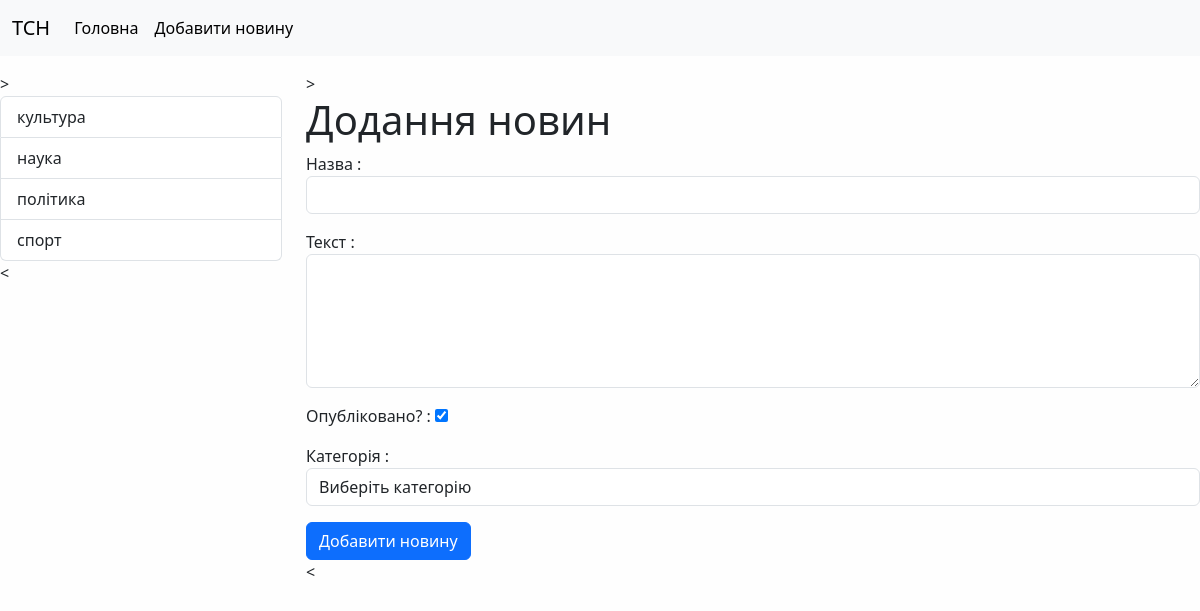
The page /news/add_news/ on the database its author committed.
### news/models.py (models this page shows)
class Category(models.Model):
    title= models.CharField(max_length=150, db_index=True, verbose_name="Назва категорії")
    def get_absolute_url(self):
        return reverse('category', kwargs={'category_id': self.pk})
    def __str__(self):
        return self.title
    class Meta:
        verbose_name="Категорія"
        verbose_name_plural = "Категорії"
        ordering=['title']

### news/views.py (the view)
# urls.py: path('news/add_news/', add_news, name='add_news'),
def add_news(request):
    if request.method== "POST":
        form =NewsForm(request.POST)
        if form.is_valid():
            news = News.objects.create(**form.cleaned_data)
            return redirect(news)
    else:
        form =NewsForm()
    return render(request, 'news/add_news.html', {'form': form})

### news/forms.py
class NewsForm(forms.Form):
    title = forms.CharField(max_length=150, label='Назва ', widget=forms.TextInput(attrs={"class": "form-control"}))
    content = forms.CharField(label='Текст ', required=False, widget=forms.Textarea(attrs={"class": "form-control", 'rows':5}))
    is_published = forms.BooleanField(label='Опубліковано? ', initial=True)
    category = forms.ModelChoiceField(empty_label='Виберіть категорію', label='Категорія ', queryset=Category.objects.all(), widget=forms.Select(attrs={"class": "form-control"}))

### news/templatetags/news_tags.py (called while the page is built)
@register.inclusion_tag('news/list_categories.html')
def show_categories(arg1='Hello', arg2='world'):
    categories = Category.objects.all()
    return {'categories':categories, 'arg1':arg1, 'arg2':arg2}

### news/templates/news/add_news.html (shortened to what this page needs)
{% extends 'base.html' %}
{%block sidebar%}>
{%include 'inc/_sitebar.html'%}
<{%endblock%}
{%block content%}>
      <h1> Додання новин </h1>
      <form action="{% url 'add_news'%}" method="post">
            {{ form.as_p}}
            <button type="submit" class="btn btn-primary btn-block">Добавити новину</button>
      </form>
<{%endblock%}

### news/templates/news/list_categories.html
{% load news_tags%}
<div class="list-group ">
    {%for item in categories%}
    <a href="{{item.get_absolute_url}}" class="list-group-item list-group-item-action">{{item.title}}</a>
    {%endfor%}
</div>

### mysite/static/css/style.css (style rules this page uses)
body { background-color: #fefefe; }

### rows shown on the page
Category: title "культура"
Category: title "наука"
Category: title "політика"
Category: title "спорт"
